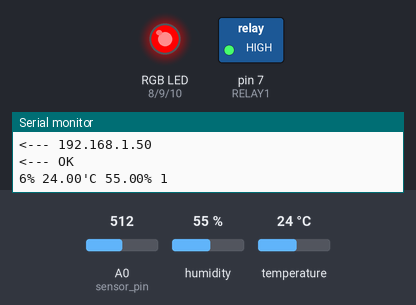
Simulated run of this sketch. Board: Arduino Mega 2560, built for the host (arithmetic inside an expression is 32-bit, double 64-bit). Parts: switched loads named in the sketch (green lamp = pin HIGH), an RGB LED mixed from three pins (HIGH = lit), the last lines printed to the serial monitor. Wiring (inferred from the names in the program): DHT11 sensor: data pin 6. Inputs (shaded band) come from the test bench; at power-on: A0 (sensor_pin) = 512, humidity 55 %, temperature 24 °C. The modem accepts every AT command (registered, SIM ready, sends succeed) and sends nothing else.

Above: at 1.8 s.
1.9 s: A0 (sensor_pin) set to 389
4.6 s: A0 (sensor_pin) set to 365
At 5.4 s:
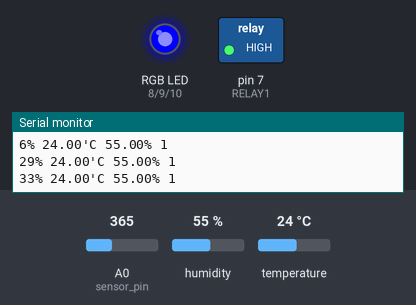
7.3 s: A0 (sensor_pin) set to 343
10.0 s: A0 (sensor_pin) set to 309
At 11.5 s:
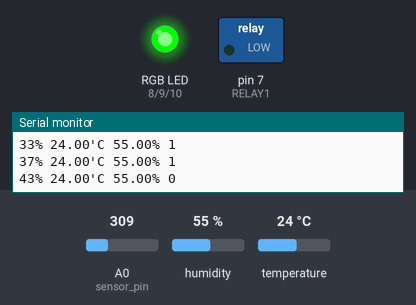
12.7 s: A0 (sensor_pin) set to 511
At 14.0 s:
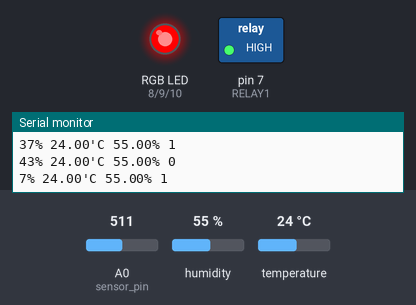
15.4 s: A0 (sensor_pin) set to 306
At 17.7 s:
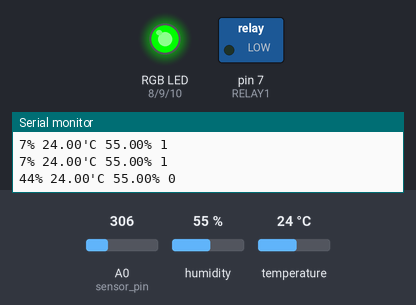
Timing chart, 0 to 19.2 s (numbered marks = the images above; inputs shaded):
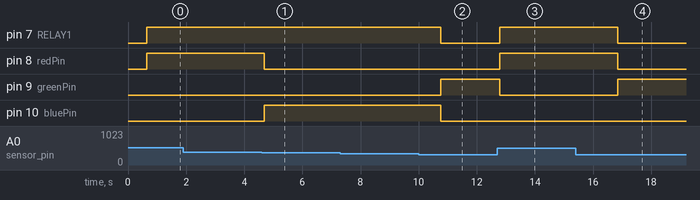

Measured:
- the behaviour switches between 380 and 379 on A0 (sensor_pin) (found by bisection; images 0 and 1)
- the behaviour switches between 325 and 324 on A0 (sensor_pin) (found by bisection; images 1 and 2)
- after the input at 4.6 s, pin 8 (redPin): HIGH → LOW after 0.09 s; pin 10 (bluePin): LOW → HIGH after 0.09 s
- after the input at 10.0 s, pin 7 (RELAY1), pin 10 (bluePin): HIGH → LOW after 0.77 s; pin 9 (greenPin): LOW → HIGH after 0.77 s
- after the input at 12.7 s, pin 7 (RELAY1), pin 8 (redPin): LOW → HIGH after 0.09 s; pin 9 (greenPin): HIGH → LOW after 0.09 s
- after the input at 15.4 s, pin 7 (RELAY1), pin 8 (redPin): HIGH → LOW after 1.4 s; pin 9 (greenPin): LOW → HIGH after 1.4 s

The sketch:

moisture_rgb_warning_wifi.ino
```cpp
#include "arduino_setup.h"
#include "DHT.h"

#define DHTPIN 6
#define DHTTYPE DHT11   // DHT 11

//hum sensor
int sensor_pin = A0;
int output_value ;

//relay
#define RELAY1  7
int valve = 0;

// rgb
int redPin = 8;
int greenPin =9;
int bluePin = 10;

DHT dht(DHTPIN, DHTTYPE);
float temp_out,humid_out;

unsigned long startMillis;
unsigned long currentMillis;

#define LED_PIN LED0

#define REPLYBUFFSIZ 0xFFFF
char replybuffer[REPLYBUFFSIZ];
uint8_t getReply(char *send, uint16_t timeout = 500, boolean echo = true);
uint8_t espreadline(uint16_t timeout = 500, boolean multiline = false);
boolean sendCheckReply(char *send, char *reply, uint16_t timeout = 500);

enum {WIFI_ERROR_NONE=0, WIFI_ERROR_AT, WIFI_ERROR_RST, WIFI_ERROR_SSIDPWD, WIFI_ERROR_SERVER, WIFI_ERROR_UNKNOWN};

void setup() {
  Serial.begin(115200);
  pinMode(RELAY1, OUTPUT);
  digitalWrite(RELAY1,0);          // Turns Relay Off
  pinMode(redPin, OUTPUT);
  pinMode(greenPin, OUTPUT);
  pinMode(bluePin, OUTPUT);
  dht.begin();

  //Open software serial for chatting to ESP
  Serial2.begin(115200);

  //connect to the wifi
  byte err = setupWiFi();

  if (err) {
    // error, print error code
    Serial.print("setup error:");  Serial.println((int)err);
  //  debugLoop();
  }

  // success, print IP
   getIP();
   startMillis = millis();  //initial start time
  //set TCP server timeout
  //sendCheckReply("AT+CIPSTO=0", "OK");  , char *page

   }

boolean ESP_GETpage(char *host, uint16_t port) {
  String cmd = "AT+CIPSTART=\"TCP\",\"";
  cmd += host;
  cmd += "\",";
  cmd += port;
  cmd.toCharArray(replybuffer, REPLYBUFFSIZ);

  getReply(replybuffer);

  if (strcmp(replybuffer, "OK") != 0) {
    while (true) {
      espreadline(500);  // this is the 'echo' from the data
      Serial.print("<--- "); Serial.println(replybuffer);
      if (strstr(replybuffer, "OK"))
      break;
    }
  }

//  delay(500);

  String data = "";
  data += "/a/?d=";
  data += output_value;
  data += "|";
  data += temp_out;
  data += "|";
  data += humid_out;
  data += "&s=";
  data += DSTOKEN;
  data += "&a=";
  data += ATOKEN;

  String request = "GET ";
  request += data;
  request += " HTTP/1.1\r\nHost: ";
  request += host;
  request += "\r\n\r\n";

  cmd = "AT+CIPSEND=";
  cmd += request.length();
  cmd.toCharArray(replybuffer, REPLYBUFFSIZ);
  sendCheckReply(replybuffer, ">");

  Serial.print("Sending: "); Serial.println(request.length());
  Serial.println(F("*********SENDING*********"));
  Serial.print(request);
  Serial.println(F("*************************"));

  request.toCharArray(replybuffer, REPLYBUFFSIZ);

  Serial2.println(request);

  while (true) {
    espreadline(3000);  // this is the 'echo' from the data
    Serial.print(">"); Serial.println(replybuffer); // probably the 'busy s...'

    // LOOK AT ALL THESE POSSIBLE ARBITRARY RESPONSES!!!
    if (strstr(replybuffer, "wrong syntax"))
      continue;
    else if (strstr(replybuffer, "ERROR"))
      continue;
    else if (strstr(replybuffer, "busy s..."))
      continue;
    else if (strstr(replybuffer, "OK"))
      break;
//    else break;
  }

  if (! strstr(replybuffer, "OK") ) return false;

  espreadline(50);
  Serial.print("3>"); Serial.println(replybuffer);
  if(char *s = strstr(replybuffer, "+IPD,")){
    uint16_t len = atoi(s+5);
    Serial.print(len); Serial.println(" bytes total");
  }

  unsigned long i = 0;
  while (1) {
    char c;
    if(Serial2.available()){
      c = Serial2.read(); //UDR0 = c;
//      Serial.write(c);
      replybuffer[i] = c;
      i++;
      delay(1);
      if(!Serial2.available()){
        return true;
      }
    }
  }
  //while (1) {
  //  if (esp.available()) UDR0 = esp.read();
  //}
}


void loop() {
   getEnvData();

 if (output_value < 80 && output_value > 40) {
    setColor(0, 255, 0);  // green
    digitalWrite(RELAY1,0);          // Turns Relay Off
    valve=0;
  }
 if (output_value < 40 && output_value > 30 ) {
     setColor(0, 0, 255);  // blue
    }
 if (output_value < 30 && output_value > 5 ) {
    setColor(255, 0, 0);  // red
    digitalWrite(RELAY1,1);           // Turns ON Relays 1
    valve=1;
   }
 if (output_value < 5 && output_value > -10 ) {
    setColor(100, 100, 100);  // white
    digitalWrite(RELAY1,0);
    valve=0;
   }


   Serial.print(output_value);
   Serial.print("%");
   Serial.print(" ");
   Serial.print(temp_out);
   Serial.print("'C ");
   Serial.print(humid_out);
   Serial.print("% ");
   Serial.println(valve);

 currentMillis = millis();  //get the current "time" (actually the number of milliseconds since the program started)
  if (currentMillis - startMillis >= PERIOD)  //test whether the period has elapsed
  {
    ESP_GETpage(HOST, PORT);  //, WEBPAGE
   Serial.println(F("**********REPLY***********"));
   Serial.println(replybuffer);
   Serial.println(F("**************************"));

   sendCheckReply("AT+CIPCLOSE", "OK");
   startMillis = currentMillis;  //IMPORTANT to save the start time of the current LED state.
  // debugLoop();

  }


   delay(2000);


   }

void getEnvData(){
   // Read humid from soil
   output_value= analogRead(sensor_pin);
  output_value = map(output_value,550,0,0,100);
  // Read temperature as Celsius (the default)
  temp_out = dht.readTemperature();
  humid_out = dht.readHumidity();

  }

void setColor(int red, int green, int blue)
{
  #ifdef COMMON_ANODE
    red = 255 - red;
    green = 255 - green;
    blue = 255 - blue;
  #endif
  analogWrite(redPin, red);
  analogWrite(greenPin, green);
  analogWrite(bluePin, blue);
}

boolean ESPconnectAP(char *s, char *p) {

  getReply("AT+CWMODE=1", 500, true);
  if (! (strstr(replybuffer, "OK") || strstr(replybuffer, "no change")) )
    return false;

  String connectStr = "AT+CWJAP=\"";
  connectStr += SSID;
  connectStr += "\",\"";
  connectStr += PASS;
  connectStr += "\"";
  connectStr.toCharArray(replybuffer, REPLYBUFFSIZ);
  getReply(replybuffer, 200, true);

  while (true) {
    espreadline(200);  // this is the 'echo' from the data
    if((String)replybuffer == ""){
      Serial.print(".");
    }else{
      Serial.println("");
      Serial.print("<--- "); Serial.println(replybuffer);
    }
    if (strstr(replybuffer, "OK"))
    break;
  }

  return true;
}


byte setupWiFi() {

  delay(500);

  Serial.println(F("Checking for ESP AT response"));
  if (!sendCheckReply("AT", "OK"))
    return WIFI_ERROR_AT;

  Serial.print(F("Connecting to ")); Serial.println(SSID);
  if (!ESPconnectAP(SSID, PASS))
    return WIFI_ERROR_SSIDPWD;

  Serial.println(F("Single Client Mode"));

  if (!sendCheckReply("AT+CIPMUX=0", "OK"))
        return WIFI_ERROR_SERVER;

  return WIFI_ERROR_NONE;
}

boolean getIP() {
  getReply("AT+CIFSR", 100, true);
  while (true) {
    espreadline(50);  // this is the 'echo' from the data
    Serial.print("<--- "); Serial.println(replybuffer);
    if (strstr(replybuffer, "OK"))
    break;
  }

  delay(100);

  return true;
}


/************************/
uint8_t espreadline(uint16_t timeout, boolean multiline) {
  uint16_t replyidx = 0;

  while (timeout--) {
    if (replyidx > REPLYBUFFSIZ-1) break;

    while(Serial2.available()) {
      char c =  Serial2.read();
      if (c == '\r') continue;
      if (c == 0xA) {
        if (replyidx == 0)   // the first 0x0A is ignored
          continue;

        if (!multiline) {
          timeout = 0;         // the second 0x0A is the end of the line
          break;
        }
      }
      replybuffer[replyidx] = c;
      // Serial.print(c, HEX); Serial.print("#"); Serial.println(c);
      replyidx++;
    }

    if (timeout == 0) break;
    delay(1);
  }
  replybuffer[replyidx] = 0;  // null term
  return replyidx;
}

uint8_t getReply(char *send, uint16_t timeout, boolean echo) {
  // flush input
  while(Serial2.available()) {
     Serial2.read();
     delay(1);
  }

  if (echo) {
    Serial.print("---> "); Serial.println(send);
  }
  Serial2.println(send);

  // eat first reply sentence (echo)
  uint8_t readlen = espreadline(timeout);

  //Serial.print("echo? "); Serial.print(readlen); Serial.print(" vs "); Serial.println(strlen(send));

  if (strncmp(send, replybuffer, readlen) == 0) {
    // its an echo, read another line!
    readlen = espreadline();
  }

  if (echo) {
    Serial.print ("<--- "); Serial.println(replybuffer);
  }
  return readlen;
}

boolean sendCheckReply(char *send, char *reply, uint16_t timeout) {

  getReply(send, timeout, true);

 /*
  for (uint8_t i=0; i<strlen(replybuffer); i++) {
    Serial.print(replybuffer[i], HEX); Serial.print(" ");
  }
  Serial.println();
  for (uint8_t i=0; i<strlen(reply); i++) {
    Serial.print(reply[i], HEX); Serial.print(" ");
  }
  Serial.println();
*/
  return (strcmp(replybuffer, reply) == 0);
}

void debugLoop() {
  Serial.println("========================");
  //serial loop mode for diag
  while(1) {
    if (Serial.available()) {
      Serial2.write(Serial.read());
//      delay(1);
    }
    if (Serial2.available()) {
      Serial.write(Serial2.read());
//      delay(1);
    }
  }
}
```

arduino_setup.h
```cpp
//wifi
#define SSID ""      //your wifi ssid here
#define PASS ""   //your wifi key here

// dasdata storage
#define HOST "dasdata.co"
#define PORT 80

// dasdata keys user account / dataset
#define ATOKEN "ACCOUNT_KEY_HERE"
#define DSTOKEN "DATASET_KEY_HERE"

// store sensors values every (milliseconds)
#define PERIOD  30000
```
